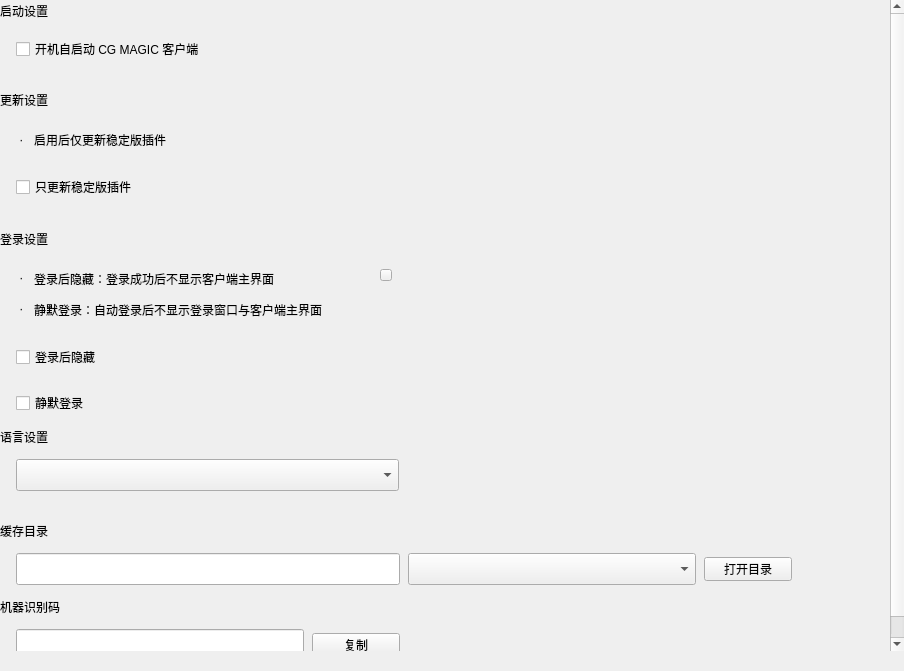
<?xml version="1.0" encoding="UTF-8"?>
<ui version="4.0">
 <class>Set</class>
 <widget class="QWidget" name="Set">
  <property name="geometry">
   <rect>
    <x>0</x>
    <y>0</y>
    <width>904</width>
    <height>671</height>
   </rect>
  </property>
  <property name="windowTitle">
   <string>Form</string>
  </property>
  <layout class="QGridLayout" name="gridLayout_2">
   <property name="leftMargin">
    <number>0</number>
   </property>
   <property name="topMargin">
    <number>0</number>
   </property>
   <property name="rightMargin">
    <number>0</number>
   </property>
   <property name="bottomMargin">
    <number>20</number>
   </property>
   <property name="spacing">
    <number>0</number>
   </property>
   <item row="0" column="0">
    <widget class="QScrollArea" name="scrollArea">
     <property name="frameShape">
      <enum>QFrame::NoFrame</enum>
     </property>
     <property name="horizontalScrollBarPolicy">
      <enum>Qt::ScrollBarAlwaysOff</enum>
     </property>
     <property name="widgetResizable">
      <bool>true</bool>
     </property>
     <widget class="QWidget" name="scrollAreaWidgetContents">
      <property name="geometry">
       <rect>
        <x>0</x>
        <y>0</y>
        <width>887</width>
        <height>679</height>
       </rect>
      </property>
      <layout class="QGridLayout" name="gridLayout">
       <property name="leftMargin">
        <number>0</number>
       </property>
       <property name="topMargin">
        <number>0</number>
       </property>
       <property name="rightMargin">
        <number>20</number>
       </property>
       <property name="bottomMargin">
        <number>0</number>
       </property>
       <property name="spacing">
        <number>0</number>
       </property>
       <item row="4" column="0">
        <widget class="QWidget" name="widget_7" native="true">
         <layout class="QGridLayout" name="gridLayout_8">
          <property name="leftMargin">
           <number>0</number>
          </property>
          <property name="topMargin">
           <number>12</number>
          </property>
          <property name="rightMargin">
           <number>0</number>
          </property>
          <property name="bottomMargin">
           <number>0</number>
          </property>
          <property name="horizontalSpacing">
           <number>0</number>
          </property>
          <property name="verticalSpacing">
           <number>12</number>
          </property>
          <item row="0" column="0">
           <layout class="QHBoxLayout" name="horizontalLayout_8">
            <property name="spacing">
             <number>8</number>
            </property>
            <item>
             <widget class="QLabel" name="label_7">
              <property name="text">
               <string>缓存目录</string>
              </property>
             </widget>
            </item>
            <item>
             <widget class="QLabel" name="cacheTip">
              <property name="minimumSize">
               <size>
                <width>16</width>
                <height>16</height>
               </size>
              </property>
              <property name="maximumSize">
               <size>
                <width>16</width>
                <height>16</height>
               </size>
              </property>
              <property name="text">
               <string/>
              </property>
             </widget>
            </item>
            <item>
             <spacer name="horizontalSpacer_11">
              <property name="orientation">
               <enum>Qt::Horizontal</enum>
              </property>
              <property name="sizeHint" stdset="0">
               <size>
                <width>40</width>
                <height>20</height>
               </size>
              </property>
             </spacer>
            </item>
           </layout>
          </item>
          <item row="1" column="0">
           <layout class="QHBoxLayout" name="horizontalLayout_10">
            <property name="spacing">
             <number>8</number>
            </property>
            <item>
             <spacer name="horizontalSpacer_20">
              <property name="orientation">
               <enum>Qt::Horizontal</enum>
              </property>
              <property name="sizeType">
               <enum>QSizePolicy::Fixed</enum>
              </property>
              <property name="sizeHint" stdset="0">
               <size>
                <width>16</width>
                <height>0</height>
               </size>
              </property>
             </spacer>
            </item>
            <item>
             <widget class="BaseLineEdit" name="path">
              <property name="minimumSize">
               <size>
                <width>384</width>
                <height>32</height>
               </size>
              </property>
              <property name="maximumSize">
               <size>
                <width>384</width>
                <height>32</height>
               </size>
              </property>
             </widget>
            </item>
            <item>
             <widget class="ComboBox" name="cacheDir">
              <property name="minimumSize">
               <size>
                <width>288</width>
                <height>32</height>
               </size>
              </property>
              <property name="maximumSize">
               <size>
                <width>288</width>
                <height>32</height>
               </size>
              </property>
              <property name="styleSheet">
               <string notr="true"/>
              </property>
             </widget>
            </item>
            <item>
             <widget class="QPushButton" name="openCacheDir">
              <property name="minimumSize">
               <size>
                <width>88</width>
                <height>24</height>
               </size>
              </property>
              <property name="maximumSize">
               <size>
                <width>100</width>
                <height>24</height>
               </size>
              </property>
              <property name="cursor">
               <cursorShape>PointingHandCursor</cursorShape>
              </property>
              <property name="text">
               <string>打开目录</string>
              </property>
             </widget>
            </item>
            <item>
             <spacer name="horizontalSpacer_14">
              <property name="orientation">
               <enum>Qt::Horizontal</enum>
              </property>
              <property name="sizeHint" stdset="0">
               <size>
                <width>40</width>
                <height>20</height>
               </size>
              </property>
             </spacer>
            </item>
           </layout>
          </item>
         </layout>
        </widget>
       </item>
       <item row="2" column="0">
        <widget class="QWidget" name="widget_6" native="true">
         <layout class="QGridLayout" name="gridLayout_6">
          <property name="leftMargin">
           <number>0</number>
          </property>
          <property name="topMargin">
           <number>12</number>
          </property>
          <property name="rightMargin">
           <number>0</number>
          </property>
          <property name="bottomMargin">
           <number>0</number>
          </property>
          <property name="horizontalSpacing">
           <number>0</number>
          </property>
          <property name="verticalSpacing">
           <number>12</number>
          </property>
          <item row="2" column="0">
           <layout class="QVBoxLayout" name="verticalLayout">
            <property name="spacing">
             <number>22</number>
            </property>
            <property name="topMargin">
             <number>5</number>
            </property>
            <property name="bottomMargin">
             <number>0</number>
            </property>
            <item>
             <layout class="QHBoxLayout" name="horizontalLayout_11">
              <property name="spacing">
               <number>0</number>
              </property>
              <property name="topMargin">
               <number>0</number>
              </property>
              <item>
               <spacer name="horizontalSpacer_15">
                <property name="orientation">
                 <enum>Qt::Horizontal</enum>
                </property>
                <property name="sizeType">
                 <enum>QSizePolicy::Fixed</enum>
                </property>
                <property name="sizeHint" stdset="0">
                 <size>
                  <width>16</width>
                  <height>20</height>
                 </size>
                </property>
               </spacer>
              </item>
              <item>
               <widget class="QCheckBox" name="loginHide">
                <property name="text">
                 <string>登录后隐藏</string>
                </property>
               </widget>
              </item>
              <item>
               <widget class="QLabel" name="loginHideTip">
                <property name="minimumSize">
                 <size>
                  <width>16</width>
                  <height>16</height>
                 </size>
                </property>
                <property name="maximumSize">
                 <size>
                  <width>16</width>
                  <height>16</height>
                 </size>
                </property>
                <property name="text">
                 <string/>
                </property>
               </widget>
              </item>
              <item>
               <spacer name="horizontalSpacer_16">
                <property name="orientation">
                 <enum>Qt::Horizontal</enum>
                </property>
                <property name="sizeHint" stdset="0">
                 <size>
                  <width>40</width>
                  <height>20</height>
                 </size>
                </property>
               </spacer>
              </item>
             </layout>
            </item>
            <item>
             <layout class="QHBoxLayout" name="horizontalLayout_6">
              <property name="spacing">
               <number>0</number>
              </property>
              <property name="topMargin">
               <number>0</number>
              </property>
              <item>
               <spacer name="horizontalSpacer_17">
                <property name="orientation">
                 <enum>Qt::Horizontal</enum>
                </property>
                <property name="sizeType">
                 <enum>QSizePolicy::Fixed</enum>
                </property>
                <property name="sizeHint" stdset="0">
                 <size>
                  <width>16</width>
                  <height>20</height>
                 </size>
                </property>
               </spacer>
              </item>
              <item>
               <widget class="QCheckBox" name="loginSilent">
                <property name="text">
                 <string>静默登录</string>
                </property>
               </widget>
              </item>
              <item>
               <widget class="QLabel" name="loginSilentTip">
                <property name="minimumSize">
                 <size>
                  <width>16</width>
                  <height>16</height>
                 </size>
                </property>
                <property name="maximumSize">
                 <size>
                  <width>16</width>
                  <height>16</height>
                 </size>
                </property>
                <property name="text">
                 <string/>
                </property>
               </widget>
              </item>
              <item>
               <spacer name="horizontalSpacer_2">
                <property name="orientation">
                 <enum>Qt::Horizontal</enum>
                </property>
                <property name="sizeHint" stdset="0">
                 <size>
                  <width>40</width>
                  <height>20</height>
                 </size>
                </property>
               </spacer>
              </item>
             </layout>
            </item>
           </layout>
          </item>
          <item row="0" column="0">
           <layout class="QHBoxLayout" name="horizontalLayout_5">
            <property name="spacing">
             <number>0</number>
            </property>
            <item>
             <widget class="QLabel" name="label_5">
              <property name="text">
               <string>登录设置</string>
              </property>
             </widget>
            </item>
            <item>
             <spacer name="horizontalSpacer_9">
              <property name="orientation">
               <enum>Qt::Horizontal</enum>
              </property>
              <property name="sizeHint" stdset="0">
               <size>
                <width>40</width>
                <height>20</height>
               </size>
              </property>
             </spacer>
            </item>
           </layout>
          </item>
          <item row="1" column="0">
           <widget class="QWidget" name="widget_4" native="true">
            <property name="maximumSize">
             <size>
              <width>400</width>
              <height>16777215</height>
             </size>
            </property>
            <layout class="QVBoxLayout" name="verticalLayout_2">
             <property name="spacing">
              <number>8</number>
             </property>
             <property name="leftMargin">
              <number>8</number>
             </property>
             <property name="topMargin">
              <number>8</number>
             </property>
             <property name="rightMargin">
              <number>8</number>
             </property>
             <property name="bottomMargin">
              <number>8</number>
             </property>
             <item>
              <widget class="QWidget" name="widget_9" native="true">
               <layout class="QGridLayout" name="gridLayout_7">
                <property name="leftMargin">
                 <number>0</number>
                </property>
                <property name="topMargin">
                 <number>0</number>
                </property>
                <property name="rightMargin">
                 <number>0</number>
                </property>
                <property name="bottomMargin">
                 <number>0</number>
                </property>
                <property name="spacing">
                 <number>0</number>
                </property>
                <item row="0" column="0">
                 <layout class="QHBoxLayout" name="horizontalLayout_13">
                  <property name="spacing">
                   <number>0</number>
                  </property>
                  <property name="topMargin">
                   <number>0</number>
                  </property>
                  <item>
                   <spacer name="horizontalSpacer_23">
                    <property name="orientation">
                     <enum>Qt::Horizontal</enum>
                    </property>
                    <property name="sizeType">
                     <enum>QSizePolicy::Fixed</enum>
                    </property>
                    <property name="sizeHint" stdset="0">
                     <size>
                      <width>8</width>
                      <height>20</height>
                     </size>
                    </property>
                   </spacer>
                  </item>
                  <item alignment="Qt::AlignTop">
                   <widget class="QLabel" name="label_11">
                    <property name="minimumSize">
                     <size>
                      <width>18</width>
                      <height>18</height>
                     </size>
                    </property>
                    <property name="maximumSize">
                     <size>
                      <width>18</width>
                      <height>18</height>
                     </size>
                    </property>
                    <property name="text">
                     <string> ·</string>
                    </property>
                   </widget>
                  </item>
                  <item>
                   <widget class="QLabel" name="label_9">
                    <property name="text">
                     <string>登录后隐藏：登录成功后不显示客户端主界面</string>
                    </property>
                    <property name="alignment">
                     <set>Qt::AlignLeading|Qt::AlignLeft|Qt::AlignVCenter</set>
                    </property>
                    <property name="wordWrap">
                     <bool>false</bool>
                    </property>
                    <property name="indent">
                     <number>-1</number>
                    </property>
                   </widget>
                  </item>
                  <item>
                   <spacer name="horizontalSpacer_21">
                    <property name="orientation">
                     <enum>Qt::Horizontal</enum>
                    </property>
                    <property name="sizeType">
                     <enum>QSizePolicy::Minimum</enum>
                    </property>
                    <property name="sizeHint" stdset="0">
                     <size>
                      <width>10</width>
                      <height>20</height>
                     </size>
                    </property>
                   </spacer>
                  </item>
                  <item alignment="Qt::AlignTop">
                   <widget class="QPushButton" name="note">
                    <property name="minimumSize">
                     <size>
                      <width>12</width>
                      <height>12</height>
                     </size>
                    </property>
                    <property name="maximumSize">
                     <size>
                      <width>12</width>
                      <height>12</height>
                     </size>
                    </property>
                    <property name="text">
                     <string/>
                    </property>
                   </widget>
                  </item>
                 </layout>
                </item>
               </layout>
              </widget>
             </item>
             <item>
              <widget class="QWidget" name="widget_8" native="true">
               <layout class="QGridLayout" name="gridLayout_10">
                <property name="leftMargin">
                 <number>0</number>
                </property>
                <property name="topMargin">
                 <number>3</number>
                </property>
                <property name="rightMargin">
                 <number>0</number>
                </property>
                <property name="bottomMargin">
                 <number>0</number>
                </property>
                <property name="spacing">
                 <number>0</number>
                </property>
                <item row="0" column="2">
                 <widget class="QLabel" name="label_2">
                  <property name="minimumSize">
                   <size>
                    <width>0</width>
                    <height>0</height>
                   </size>
                  </property>
                  <property name="layoutDirection">
                   <enum>Qt::LeftToRight</enum>
                  </property>
                  <property name="text">
                   <string>静默登录：自动登录后不显示登录窗口与客户端主界面</string>
                  </property>
                 </widget>
                </item>
                <item row="0" column="3">
                 <spacer name="horizontalSpacer_5">
                  <property name="orientation">
                   <enum>Qt::Horizontal</enum>
                  </property>
                  <property name="sizeType">
                   <enum>QSizePolicy::Minimum</enum>
                  </property>
                  <property name="sizeHint" stdset="0">
                   <size>
                    <width>10</width>
                    <height>20</height>
                   </size>
                  </property>
                 </spacer>
                </item>
                <item row="0" column="1" alignment="Qt::AlignTop">
                 <widget class="QLabel" name="label_12">
                  <property name="minimumSize">
                   <size>
                    <width>18</width>
                    <height>18</height>
                   </size>
                  </property>
                  <property name="maximumSize">
                   <size>
                    <width>18</width>
                    <height>18</height>
                   </size>
                  </property>
                  <property name="font">
                   <font>
                    <pointsize>9</pointsize>
                   </font>
                  </property>
                  <property name="styleSheet">
                   <string notr="true"/>
                  </property>
                  <property name="text">
                   <string> ·</string>
                  </property>
                  <property name="wordWrap">
                   <bool>false</bool>
                  </property>
                 </widget>
                </item>
                <item row="0" column="0">
                 <spacer name="horizontalSpacer_22">
                  <property name="orientation">
                   <enum>Qt::Horizontal</enum>
                  </property>
                  <property name="sizeType">
                   <enum>QSizePolicy::Fixed</enum>
                  </property>
                  <property name="sizeHint" stdset="0">
                   <size>
                    <width>8</width>
                    <height>20</height>
                   </size>
                  </property>
                 </spacer>
                </item>
               </layout>
              </widget>
             </item>
            </layout>
           </widget>
          </item>
         </layout>
        </widget>
       </item>
       <item row="3" column="0">
        <widget class="QWidget" name="langGroup" native="true">
         <property name="styleSheet">
          <string notr="true"/>
         </property>
         <layout class="QGridLayout" name="gridLayout_3">
          <property name="leftMargin">
           <number>0</number>
          </property>
          <property name="topMargin">
           <number>12</number>
          </property>
          <property name="rightMargin">
           <number>0</number>
          </property>
          <property name="bottomMargin">
           <number>18</number>
          </property>
          <property name="horizontalSpacing">
           <number>0</number>
          </property>
          <property name="verticalSpacing">
           <number>12</number>
          </property>
          <item row="0" column="0" colspan="4">
           <layout class="QHBoxLayout" name="horizontalLayout_7">
            <property name="spacing">
             <number>0</number>
            </property>
            <property name="bottomMargin">
             <number>0</number>
            </property>
            <item>
             <widget class="QLabel" name="label_6">
              <property name="styleSheet">
               <string notr="true"/>
              </property>
              <property name="text">
               <string>语言设置</string>
              </property>
             </widget>
            </item>
            <item>
             <spacer name="horizontalSpacer_10">
              <property name="orientation">
               <enum>Qt::Horizontal</enum>
              </property>
              <property name="sizeHint" stdset="0">
               <size>
                <width>40</width>
                <height>20</height>
               </size>
              </property>
             </spacer>
            </item>
           </layout>
          </item>
          <item row="1" column="0">
           <layout class="QHBoxLayout" name="horizontalLayout_14">
            <property name="spacing">
             <number>0</number>
            </property>
            <property name="topMargin">
             <number>0</number>
            </property>
            <item>
             <spacer name="horizontalSpacer_19">
              <property name="orientation">
               <enum>Qt::Horizontal</enum>
              </property>
              <property name="sizeType">
               <enum>QSizePolicy::Fixed</enum>
              </property>
              <property name="sizeHint" stdset="0">
               <size>
                <width>16</width>
                <height>20</height>
               </size>
              </property>
             </spacer>
            </item>
            <item>
             <widget class="ComboBox" name="lang">
              <property name="minimumSize">
               <size>
                <width>383</width>
                <height>32</height>
               </size>
              </property>
              <property name="maximumSize">
               <size>
                <width>383</width>
                <height>32</height>
               </size>
              </property>
             </widget>
            </item>
            <item>
             <spacer name="horizontalSpacer_18">
              <property name="orientation">
               <enum>Qt::Horizontal</enum>
              </property>
              <property name="sizeHint" stdset="0">
               <size>
                <width>40</width>
                <height>20</height>
               </size>
              </property>
             </spacer>
            </item>
           </layout>
          </item>
         </layout>
        </widget>
       </item>
       <item row="0" column="0">
        <widget class="QWidget" name="widget_2" native="true">
         <layout class="QGridLayout" name="gridLayout_4">
          <property name="leftMargin">
           <number>0</number>
          </property>
          <property name="topMargin">
           <number>2</number>
          </property>
          <property name="rightMargin">
           <number>0</number>
          </property>
          <property name="bottomMargin">
           <number>17</number>
          </property>
          <property name="horizontalSpacing">
           <number>0</number>
          </property>
          <property name="verticalSpacing">
           <number>17</number>
          </property>
          <item row="0" column="0">
           <layout class="QHBoxLayout" name="horizontalLayout">
            <item>
             <widget class="QLabel" name="label_3">
              <property name="text">
               <string>启动设置</string>
              </property>
             </widget>
            </item>
           </layout>
          </item>
          <item row="1" column="0">
           <layout class="QHBoxLayout" name="horizontalLayout_2">
            <item>
             <spacer name="horizontalSpacer">
              <property name="orientation">
               <enum>Qt::Horizontal</enum>
              </property>
              <property name="sizeType">
               <enum>QSizePolicy::Fixed</enum>
              </property>
              <property name="sizeHint" stdset="0">
               <size>
                <width>16</width>
                <height>20</height>
               </size>
              </property>
             </spacer>
            </item>
            <item>
             <widget class="QCheckBox" name="autoRun">
              <property name="text">
               <string>开机自启动 CG MAGIC 客户端</string>
              </property>
             </widget>
            </item>
            <item>
             <spacer name="horizontalSpacer_6">
              <property name="orientation">
               <enum>Qt::Horizontal</enum>
              </property>
              <property name="sizeHint" stdset="0">
               <size>
                <width>40</width>
                <height>20</height>
               </size>
              </property>
             </spacer>
            </item>
           </layout>
          </item>
         </layout>
        </widget>
       </item>
       <item row="6" column="0">
        <spacer name="verticalSpacer">
         <property name="orientation">
          <enum>Qt::Vertical</enum>
         </property>
         <property name="sizeType">
          <enum>QSizePolicy::Expanding</enum>
         </property>
         <property name="sizeHint" stdset="0">
          <size>
           <width>20</width>
           <height>93</height>
          </size>
         </property>
        </spacer>
       </item>
       <item row="5" column="0">
        <widget class="QWidget" name="widget_5" native="true">
         <layout class="QGridLayout" name="gridLayout_9">
          <property name="leftMargin">
           <number>0</number>
          </property>
          <property name="topMargin">
           <number>12</number>
          </property>
          <property name="rightMargin">
           <number>0</number>
          </property>
          <property name="bottomMargin">
           <number>12</number>
          </property>
          <property name="horizontalSpacing">
           <number>0</number>
          </property>
          <property name="verticalSpacing">
           <number>12</number>
          </property>
          <item row="0" column="0">
           <layout class="QHBoxLayout" name="horizontalLayout_9">
            <item>
             <widget class="QLabel" name="label_8">
              <property name="text">
               <string>机器识别码</string>
              </property>
             </widget>
            </item>
            <item>
             <spacer name="horizontalSpacer_12">
              <property name="orientation">
               <enum>Qt::Horizontal</enum>
              </property>
              <property name="sizeHint" stdset="0">
               <size>
                <width>40</width>
                <height>20</height>
               </size>
              </property>
             </spacer>
            </item>
           </layout>
          </item>
          <item row="1" column="0">
           <layout class="QHBoxLayout" name="horizontalLayout_15">
            <property name="spacing">
             <number>8</number>
            </property>
            <item>
             <spacer name="horizontalSpacer_4">
              <property name="orientation">
               <enum>Qt::Horizontal</enum>
              </property>
              <property name="sizeType">
               <enum>QSizePolicy::Fixed</enum>
              </property>
              <property name="sizeHint" stdset="0">
               <size>
                <width>16</width>
                <height>20</height>
               </size>
              </property>
             </spacer>
            </item>
            <item>
             <widget class="BaseLineEdit" name="mac">
              <property name="sizePolicy">
               <sizepolicy hsizetype="Preferred" vsizetype="Fixed">
                <horstretch>0</horstretch>
                <verstretch>0</verstretch>
               </sizepolicy>
              </property>
              <property name="minimumSize">
               <size>
                <width>288</width>
                <height>32</height>
               </size>
              </property>
              <property name="maximumSize">
               <size>
                <width>288</width>
                <height>32</height>
               </size>
              </property>
              <property name="styleSheet">
               <string notr="true"/>
              </property>
              <property name="readOnly">
               <bool>true</bool>
              </property>
             </widget>
            </item>
            <item>
             <widget class="QPushButton" name="copyBtn">
              <property name="minimumSize">
               <size>
                <width>88</width>
                <height>24</height>
               </size>
              </property>
              <property name="maximumSize">
               <size>
                <width>88</width>
                <height>24</height>
               </size>
              </property>
              <property name="text">
               <string>复制</string>
              </property>
             </widget>
            </item>
            <item>
             <spacer name="horizontalSpacer_13">
              <property name="orientation">
               <enum>Qt::Horizontal</enum>
              </property>
              <property name="sizeHint" stdset="0">
               <size>
                <width>412</width>
                <height>20</height>
               </size>
              </property>
             </spacer>
            </item>
           </layout>
          </item>
         </layout>
        </widget>
       </item>
       <item row="1" column="0">
        <widget class="QWidget" name="widget_3" native="true">
         <layout class="QGridLayout" name="gridLayout_5">
          <property name="leftMargin">
           <number>0</number>
          </property>
          <property name="topMargin">
           <number>12</number>
          </property>
          <property name="rightMargin">
           <number>0</number>
          </property>
          <property name="bottomMargin">
           <number>18</number>
          </property>
          <property name="horizontalSpacing">
           <number>0</number>
          </property>
          <property name="verticalSpacing">
           <number>12</number>
          </property>
          <item row="0" column="0">
           <layout class="QHBoxLayout" name="horizontalLayout_3">
            <item>
             <widget class="QLabel" name="label_4">
              <property name="text">
               <string>更新设置</string>
              </property>
             </widget>
            </item>
            <item>
             <spacer name="horizontalSpacer_7">
              <property name="orientation">
               <enum>Qt::Horizontal</enum>
              </property>
              <property name="sizeHint" stdset="0">
               <size>
                <width>40</width>
                <height>20</height>
               </size>
              </property>
             </spacer>
            </item>
           </layout>
          </item>
          <item row="2" column="0">
           <layout class="QHBoxLayout" name="horizontalLayout_4">
            <property name="spacing">
             <number>8</number>
            </property>
            <property name="topMargin">
             <number>5</number>
            </property>
            <item>
             <spacer name="horizontalSpacer_3">
              <property name="orientation">
               <enum>Qt::Horizontal</enum>
              </property>
              <property name="sizeType">
               <enum>QSizePolicy::Fixed</enum>
              </property>
              <property name="sizeHint" stdset="0">
               <size>
                <width>16</width>
                <height>20</height>
               </size>
              </property>
             </spacer>
            </item>
            <item>
             <widget class="QCheckBox" name="update">
              <property name="text">
               <string>只更新稳定版插件</string>
              </property>
             </widget>
            </item>
            <item>
             <widget class="QLabel" name="updateTip">
              <property name="minimumSize">
               <size>
                <width>16</width>
                <height>16</height>
               </size>
              </property>
              <property name="maximumSize">
               <size>
                <width>16</width>
                <height>16</height>
               </size>
              </property>
              <property name="text">
               <string/>
              </property>
             </widget>
            </item>
            <item>
             <spacer name="horizontalSpacer_8">
              <property name="orientation">
               <enum>Qt::Horizontal</enum>
              </property>
              <property name="sizeHint" stdset="0">
               <size>
                <width>40</width>
                <height>20</height>
               </size>
              </property>
             </spacer>
            </item>
           </layout>
          </item>
          <item row="1" column="0">
           <widget class="QWidget" name="widget" native="true">
            <property name="maximumSize">
             <size>
              <width>400</width>
              <height>36</height>
             </size>
            </property>
            <layout class="QHBoxLayout" name="horizontalLayout_12">
             <property name="spacing">
              <number>0</number>
             </property>
             <property name="leftMargin">
              <number>8</number>
             </property>
             <property name="topMargin">
              <number>8</number>
             </property>
             <property name="rightMargin">
              <number>8</number>
             </property>
             <property name="bottomMargin">
              <number>8</number>
             </property>
             <item>
              <spacer name="horizontalSpacer_24">
               <property name="orientation">
                <enum>Qt::Horizontal</enum>
               </property>
               <property name="sizeType">
                <enum>QSizePolicy::Fixed</enum>
               </property>
               <property name="sizeHint" stdset="0">
                <size>
                 <width>8</width>
                 <height>20</height>
                </size>
               </property>
              </spacer>
             </item>
             <item>
              <widget class="QLabel" name="label_10">
               <property name="minimumSize">
                <size>
                 <width>18</width>
                 <height>18</height>
                </size>
               </property>
               <property name="maximumSize">
                <size>
                 <width>18</width>
                 <height>18</height>
                </size>
               </property>
               <property name="text">
                <string> ·</string>
               </property>
              </widget>
             </item>
             <item>
              <widget class="QLabel" name="label">
               <property name="text">
                <string>启用后仅更新稳定版插件</string>
               </property>
              </widget>
             </item>
            </layout>
           </widget>
          </item>
         </layout>
        </widget>
       </item>
      </layout>
     </widget>
    </widget>
   </item>
  </layout>
 </widget>
 <customwidgets>
  <customwidget>
   <class>BaseLineEdit</class>
   <extends>QLineEdit</extends>
   <header location="global">view/Item/baselineedit.h</header>
  </customwidget>
  <customwidget>
   <class>ComboBox</class>
   <extends>QComboBox</extends>
   <header location="global">view/Item/combobox.h</header>
  </customwidget>
 </customwidgets>
 <resources/>
 <connections/>
</ui>
